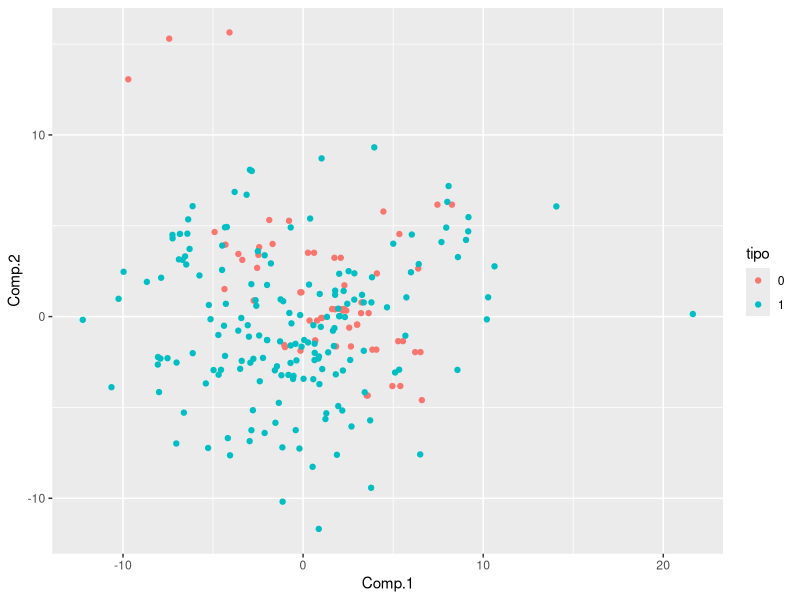
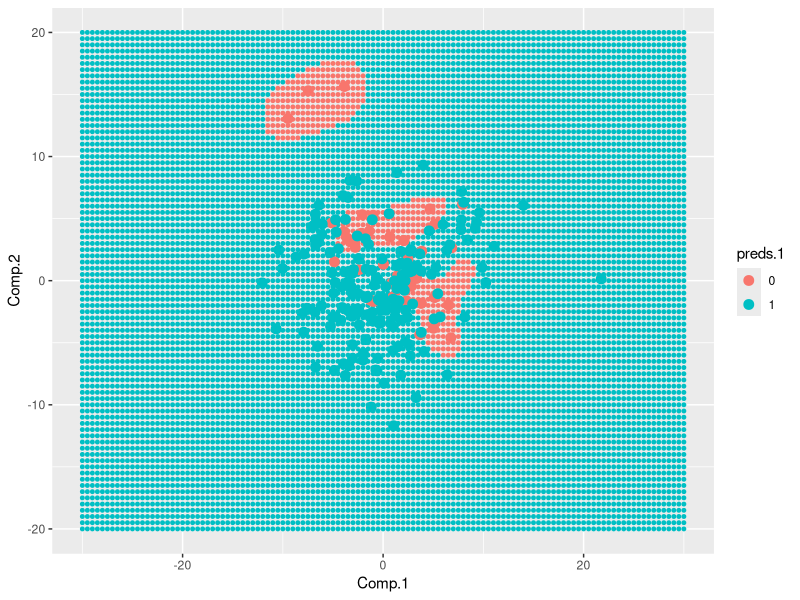
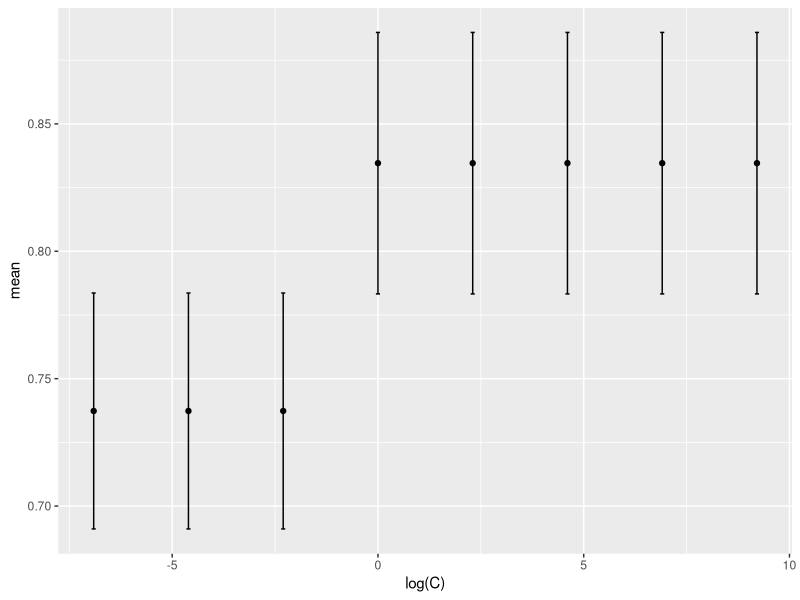
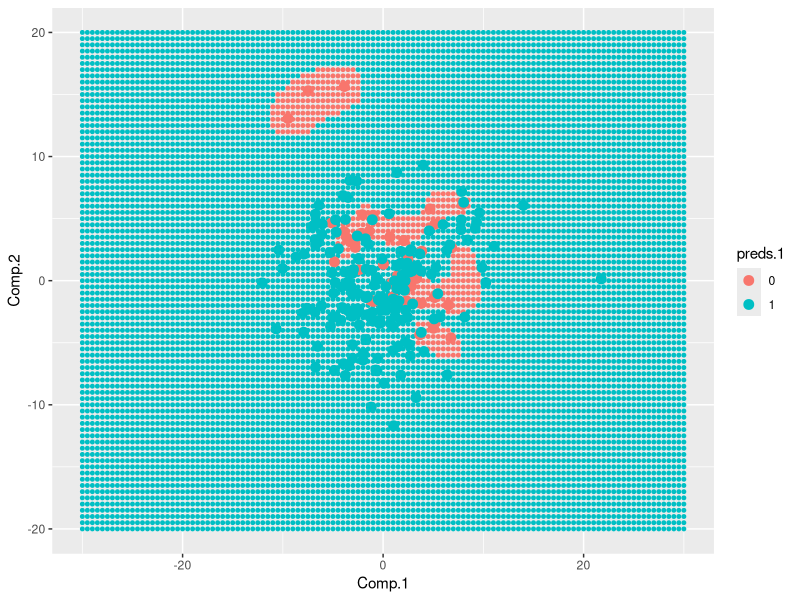
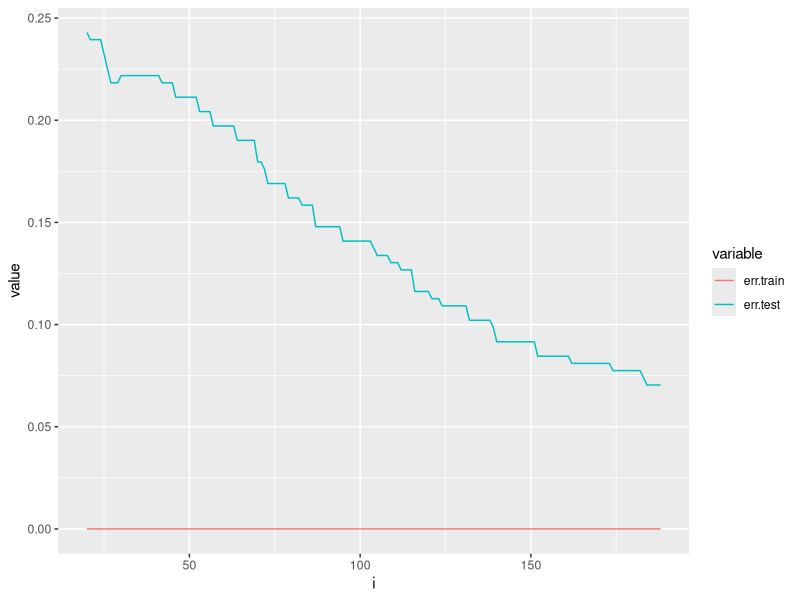

These charts were generated, in order, by the following R code:
library(ggplot2)
library(glmnet)
library(e1071)
library(plyr)
library(reshape2)
library(nnet)
set.seed(107346)

alacranes <- read.csv("csvlist1.csv")
alacranes[which(alacranes$tipo == 1111), c("tipo")] <- 0
alacranes[which(alacranes$tipo == 2222), c("tipo")] <- 1
alacranes$tipo <- as.factor(alacranes$tipo)
#Quitamos la columna ID
alacranes <- alacranes[,!names(alacranes) %in% c("ID")]

summary(alacranes)

#Escalamos las variables a mu = 0, sigma = 1
alacranes.scaled <- data.frame(scale(alacranes[,-141]),tipo = alacranes$tipo)

#Reducción de dimensión
pca <- princomp(~., data=alacranes.scaled[, -141], cor = TRUE, na.action=na.exclude)
summary(pca)

#Acumulando  0.958141810 de la varianza
datos.red <- data.frame(pca$scores[,1:34], tipo = alacranes.scaled$tipo)

#
ggplot(aes(x = Comp.1, y = Comp.2, color = tipo), data = datos.red) + geom_point(position = position_jitter(width = .5))

#Cross-validation
obs <- sample(seq(1, dim(alacranes.scaled)[1]),dim(alacranes.scaled)[1], replace=F)
max <- length(obs)/5
kfolds <- split(obs, ceiling(seq_along(obs)/max))


################################################################
#                           ANN                                #
################################################################
ann.cross.validation <- sapply(seq(1,5), function(i){
  train <- datos.red[unlist(kfolds[c(-i)]),]
  test <- datos.red[kfolds[[i]],]
  ann <- nnet(tipo ~ ., data = train, size = 12, decay = 1E-9, maxit = 1000)
  preds <- predict(ann, newdata = test)
  mean(preds == test$tipo)
})
mean(ann.cross.validation)



################################################################
#                           SVM                                #
################################################################

# Prueba inicial
svm.1 <- svm(tipo ~ Comp.1 + Comp.2, data = datos.red, kernel = "radial", gamma = 1, cost = 100)
dat.x <- expand.grid(Comp.1 = seq(-30,30,0.5), Comp.2 = seq(-20,20,0.5))
dat.x$preds.1 <- predict(svm.1, newdata = dat.x)
ggplot(dat.x, aes(x = Comp.1, y = Comp.2, colour = preds.1)) + geom_point(size = 1) + geom_point(aes(x = Comp.1, y = Comp.2, color = tipo), data = datos.red, size = 3)


########### Seleccionando C mediante validación cruzada #######################
cross.validation <- sapply(c(0.001, 0.01, 0.1, 1, 10, 100, 1000, 10000),function(C){
  medias.C <- sapply(seq(1, 5), function(i){
    train <- datos.red[unlist(kfolds[c(-i)]),]
    test <- datos.red[kfolds[[i]],]
    
    #train <- alacranes[unlist(kfolds[c(-i)]),]
    #test <- alacranes[kfolds[[i]],]
    
    svm.c <- svm(tipo ~ ., data = train, kernel = "radial", gamma = 2, cost = C)
    preds <- predict(svm.c, newdata = test)
    mean(preds == test$tipo)
  })
})
cross.validation <- t(cross.validation)
cv.summarize <- data.frame(C = c(0.001, 0.01, 0.1, 1, 10, 100, 1000, 10000), mean = rowSums(cross.validation)/5, sd = apply(cross.validation, 1, sd))
ggplot(aes(x = log(C), y = mean), data = cv.summarize) + geom_errorbar(aes(ymin = mean - sd, ymax = mean + sd, width=.1)) + geom_point()

# SVM optimo
svm.opt <- svm(tipo ~ Comp.1 + Comp.2, data = datos.red, kernel = "radial", gamma = 2, cost = 100)
dat.x <- expand.grid(Comp.1 = seq(-30,30,0.5), Comp.2 = seq(-20,20,0.5))
dat.x$preds.1 <- predict(svm.opt, newdata = dat.x)
ggplot(dat.x, aes(x = Comp.1, y = Comp.2, colour = preds.1)) + geom_point(size = 1) + geom_point(aes(x = Comp.1, y = Comp.2, color = tipo), data = datos.red, size = 3)

################################################################
#                    Sensibilidad y F1                        #
################################################################





################################################################
#                    Sesgo y Varianza                          #
################################################################

# Ocupamos statrified sampling para asegurar que tenemos
# al menos un elemento de cada clase en la muestra
# evitando el error de SVM vacio
##
idx.tipo1 <- sample(which(datos.red$tipo == 1), .8 * 174)
idx.tipo0 <- sample(which(datos.red$tipo == 0), .8 * 62)
train <- rbind(datos.red[idx.tipo1,], datos.red[idx.tipo0,])
test <- rbind(datos.red[-idx.tipo0,],datos.red[-idx.tipo1,])

#Shuffle data
train <- train[sample(dim(train)[1]),]
test <- test[sample(dim(test)[1]),]

errs <- sapply(seq(20, dim(train)[1]), function(i){
  svm.opt <- svm(tipo ~ ., data = train[1:i,], kernel = "radial", gamma = 2, cost = 100)
  #Err train
  preds.train <- predict(svm.opt, newdata = train[1:i,])
  err.train <- mean(preds.train != train[1:i,]$tipo)
  #Err test
  preds.test <- predict(svm.opt, newdata = test)
  err.test <- mean(preds.test != test$tipo)
  list(i, err.train, err.test)
})
errs <- t(errs)
errs.df.m<- melt(data.frame(i = unlist(errs[,1]),err.train = unlist(errs[,2]), err.test = unlist(errs[,3])), id=c("i"))
ggplot(aes(x = i, y = value, colour=variable), data = errs.df.m) + geom_line()